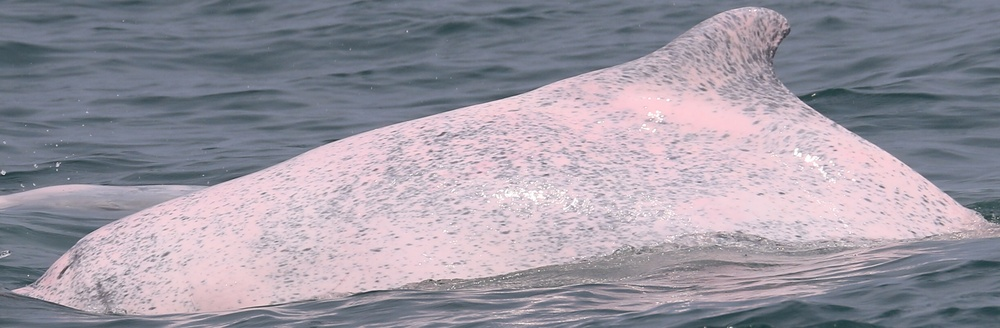
#> input picture CHN20180402_01_KP_IMG_1125.JPGb.JPG, 1000 x 328 px, shrunk from 2460 x 808 before the run
$ python cannyArg.py --image1 CHN20180402_01_KP_IMG_1125.JPGb.JPG
#> lines starting #> are read from the running program, lines starting #| are printed output that depends on the picture; after the words box and inside, x2 and y2 are one past the last pixel; in counts of white or black regions, pixels touching at a corner belong together
import cv2
import argparse

ap = argparse.ArgumentParser()
ap.add_argument('-i1','--image1',required=True, help = 'image1')
args = vars(ap.parse_args())

image = cv2.imread(args['image1'])
#> image is the input picture: shape (328, 1000, 3); mean B, G, R 161.6, 150.3, 155.3

print(args['image1'])

#image = cv2.imread(img1)
gray = cv2.cvtColor(image, cv2.COLOR_BGR2GRAY)
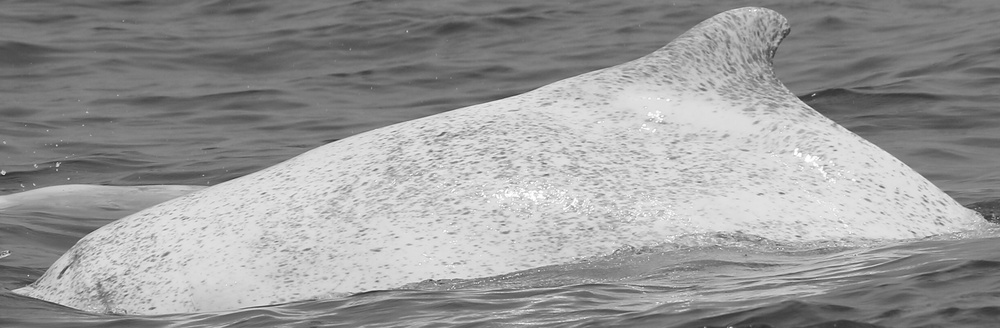
#> gray: shape (328, 1000); min 33, max 255, mean 153.1
gray = cv2.GaussianBlur(gray, (9,9),0)
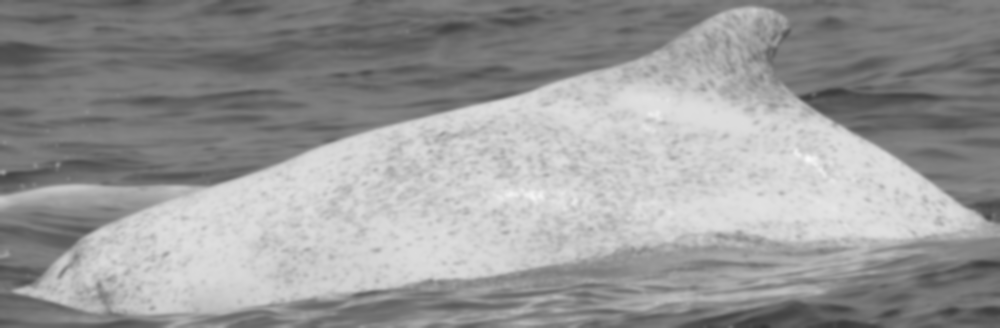
#> gray: shape (328, 1000); min 53, max 248, mean 153.1
edged = cv2.Canny(gray, 20, 40)
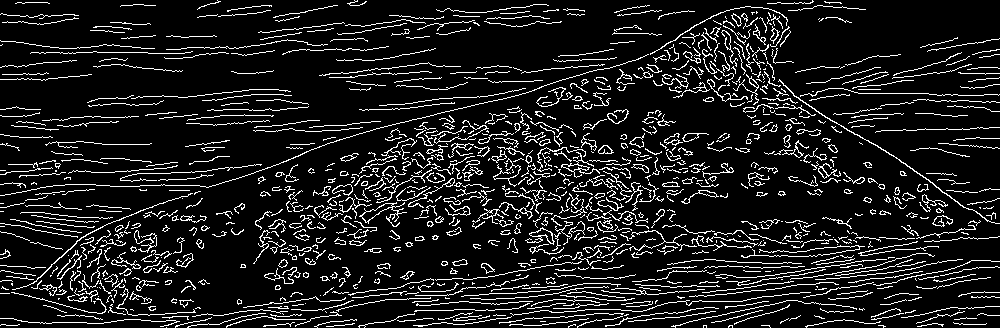
#> edged: shape (328, 1000); 11.4% white in thin lines or dots
contours, hierarchy = cv2.findContours(edged, cv2.RETR_TREE,cv2.CHAIN_APPROX_SIMPLE)
#> contours = 1148 contours, 1016 with area under 20; largest, box (x1, y1, x2, y2) and area: (359, 202, 407, 227) 226, (361, 203, 393, 223) 182, (525, 227, 555, 245) 160, (529, 228, 554, 244) 132, (561, 152, 600, 178) 130
out = image.copy()
out.fill(0)
#> out: shape (328, 1000, 3); every value is 0
cv2.drawContours(out, contours, -1, (0, 255, 255),1)
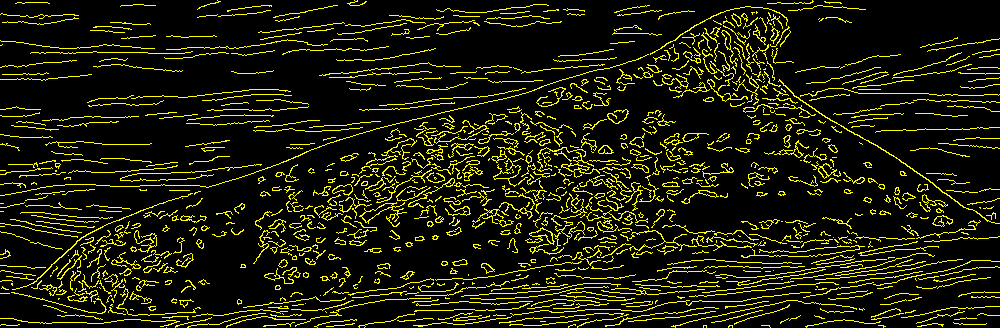
#> out: shape (328, 1000, 3); mean B, G, R 0, 29.2, 29.2
#image = cv2.vconcat(image, out)
cv2.imshow('frame', out)
cv2.waitKey(0)
cv2.destroyAllWindows()
